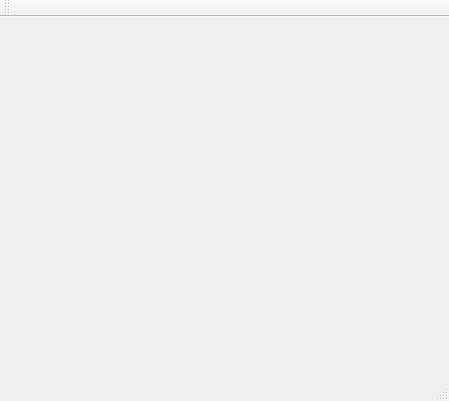
<?xml version="1.0" encoding="UTF-8"?>
<ui version="4.0">
 <class>MainWindow</class>
 <widget class="QMainWindow" name="MainWindow">
  <property name="geometry">
   <rect>
    <x>0</x>
    <y>0</y>
    <width>449</width>
    <height>401</height>
   </rect>
  </property>
  <property name="windowTitle">
   <string>MainWindow</string>
  </property>
  <widget class="QWidget" name="centralWidget"/>
  <widget class="QMenuBar" name="menuBar">
   <property name="geometry">
    <rect>
     <x>0</x>
     <y>0</y>
     <width>449</width>
     <height>22</height>
    </rect>
   </property>
  </widget>
  <widget class="QToolBar" name="mainToolBar">
   <attribute name="toolBarArea">
    <enum>TopToolBarArea</enum>
   </attribute>
   <attribute name="toolBarBreak">
    <bool>false</bool>
   </attribute>
  </widget>
  <widget class="QStatusBar" name="statusBar"/>
 </widget>
 <layoutdefault spacing="6" margin="11"/>
 <resources/>
 <connections/>
</ui>
